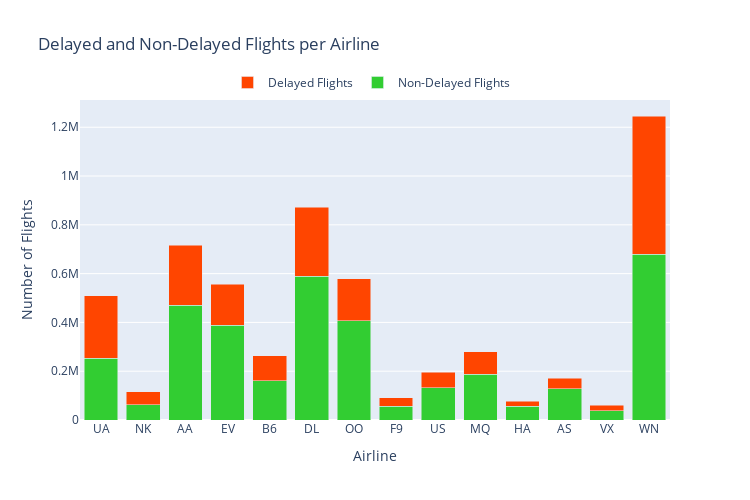

The cell this chart's notebook holds for it:
### Markdown cell above
## 2.1 Data Exploration and Analysis

### Code cell
# Group by airline and calculate the number of delayed and non-delayed flights
airline_stats = df.groupBy('AIRLINE') \
                  .agg(F.sum(F.when(F.col('DEPARTURE_DELAY') > 0, 1).otherwise(0)).alias('Delayed'),
                       F.sum(F.when(F.col('DEPARTURE_DELAY') <= 0, 1).otherwise(0)).alias('Non_Delayed'))

# Convert to a Pandas DataFrame
airline_stats_pd = airline_stats.toPandas()

# Define colors for delayed flights and on-time flights
colors = ['limegreen', 'orangered'] 

# Create a stacked bar chart using plotly.graph_objs
data = [go.Bar(x=airline_stats_pd['AIRLINE'], y=airline_stats_pd['Non_Delayed'],
                name='Non-Delayed Flights', marker=dict(color=colors[0])),
        go.Bar(x=airline_stats_pd['AIRLINE'], y=airline_stats_pd['Delayed'],
                name='Delayed Flights', marker=dict(color=colors[1]))]

layout = go.Layout(title='Delayed and Non-Delayed Flights per Airline',
                   xaxis=dict(title='Airline'),
                   yaxis=dict(title='Number of Flights'),
                   barmode='stack',
                   width=750,
                   height= 500,
                   legend=dict(x=0.25, y=1.1, orientation='h')
)

fig = go.Figure(data=data, layout=layout)
fig.show()

### Figure 1 — Plotly figure (JSON) as saved in the notebook; plotly's stock layout.template omitted (floating-point values rounded to 4 significant figures)
{"data": [{"marker": {"color": "limegreen"}, "name": "Non-Delayed Flights", "type": "bar", "x": ["UA", "NK", "AA", "EV", "B6", "DL", "OO", "F9", "US", "MQ", "HA", "AS", "VX", "WN"], "y": [252984, 63365, 469694, 387397, 160782, 589714, 407514, 55397, 132260, 186556, 55973, 128344, 38006, 679322]}, {"marker": {"color": "orangered"}, "name": "Delayed Flights", "type": "bar", "x": ["UA", "NK", "AA", "EV", "B6", "DL", "OO", "F9", "US", "MQ", "HA", "AS", "VX", "WN"], "y": [256550, 52089, 245904, 169897, 102061, 282463, 171572, 34893, 62565, 93726, 20146, 43566, 23379, 566807]}], "layout": {"barmode": "stack", "height": 500, "legend": {"orientation": "h", "x": 0.25, "y": 1.1}, "title": {"text": "Delayed and Non-Delayed Flights per Airline"}, "width": 750, "xaxis": {"title": {"text": "Airline"}}, "yaxis": {"title": {"text": "Number of Flights"}}}}
